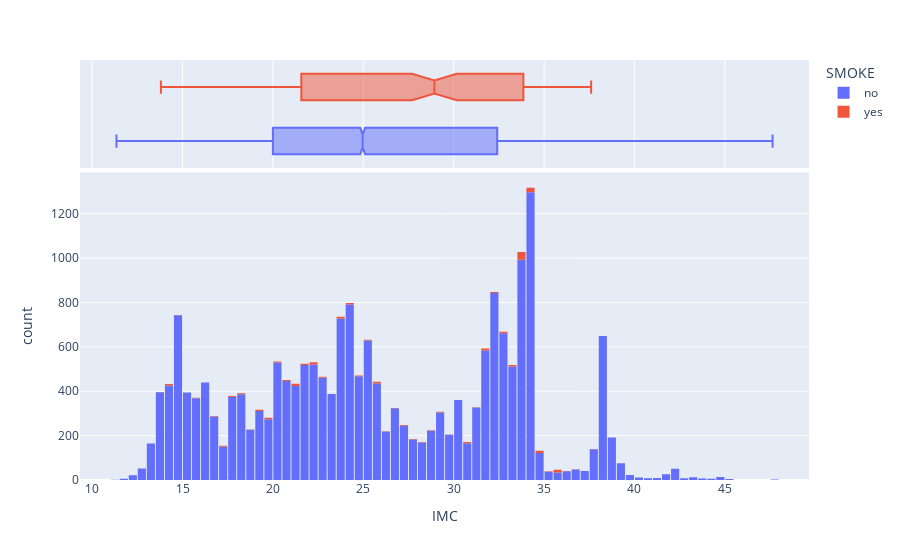

Notebook source saved alongside this figure:
### Code cell
fig = px.histogram(df, x='IMC', marginal='box', color='SMOKE')
fig.update_layout(bargap=0.1)
fig.show()

### Figure 1 — Plotly figure (JSON) as saved in the notebook; plotly's stock layout.template omitted (floating-point values rounded to 4 significant figures; data arrays with more than 128 entries replaced by an {"elided": "..."} marker saying what was removed)
{"data": [{"alignmentgroup": "True", "bingroup": "x", "hovertemplate": "SMOKE=no<br>IMC=%{x}<br>count=%{y}<extra></extra>", "legendgroup": "no", "marker": {"color": "#636efa", "pattern": {"shape": ""}}, "name": "no", "offsetgroup": "no", "orientation": "v", "showlegend": true, "type": "histogram", "x": {"elided": "20513 float values"}, "xaxis": "x", "yaxis": "y"}, {"alignmentgroup": "True", "hovertemplate": "SMOKE=no<br>IMC=%{x}<extra></extra>", "legendgroup": "no", "marker": {"color": "#636efa"}, "name": "no", "notched": true, "offsetgroup": "no", "showlegend": false, "type": "box", "x": {"elided": "20513 float values"}, "xaxis": "x2", "yaxis": "y2"}, {"alignmentgroup": "True", "bingroup": "x", "hovertemplate": "SMOKE=yes<br>IMC=%{x}<br>count=%{y}<extra></extra>", "legendgroup": "yes", "marker": {"color": "#EF553B", "pattern": {"shape": ""}}, "name": "yes", "offsetgroup": "yes", "orientation": "v", "showlegend": true, "type": "histogram", "x": {"elided": "245 float values"}, "xaxis": "x", "yaxis": "y"}, {"alignmentgroup": "True", "hovertemplate": "SMOKE=yes<br>IMC=%{x}<extra></extra>", "legendgroup": "yes", "marker": {"color": "#EF553B"}, "name": "yes", "notched": true, "offsetgroup": "yes", "showlegend": false, "type": "box", "x": {"elided": "245 float values"}, "xaxis": "x2", "yaxis": "y2"}], "layout": {"bargap": 0.1, "barmode": "relative", "legend": {"title": {"text": "SMOKE"}, "tracegroupgap": 0}, "margin": {"t": 60}, "xaxis": {"anchor": "y", "domain": [0, 1], "title": {"text": "IMC"}}, "xaxis2": {"anchor": "y2", "domain": [0, 1], "matches": "x", "showgrid": true, "showticklabels": false}, "yaxis": {"anchor": "x", "domain": [0, 0.7326], "title": {"text": "count"}}, "yaxis2": {"anchor": "x2", "domain": [0.7426, 1], "matches": "y2", "showgrid": false, "showline": false, "showticklabels": false, "ticks": ""}}}
